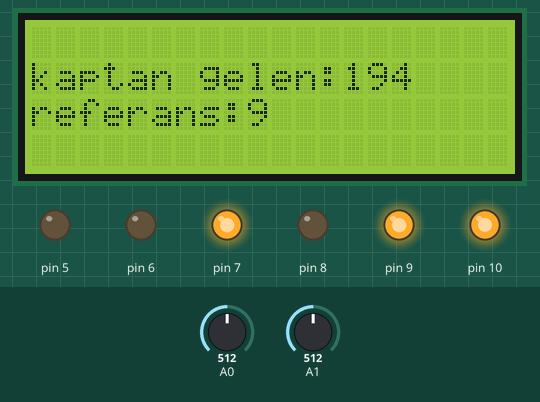
The sketch below on a simulated Arduino Uno, built with avr-gcc and run on an emulated ATmega328P. Shown: 20×4 character LCD, output pins drawn as LEDs (lit = HIGH). The inputs (shaded band) are chosen by the test bench; at power-on: A0 = 512, A1 = 512. What the sketch prints to the serial monitor is not drawn.

Above: at 1.2 s.
1.3 s: A0 set to 245
At 3.8 s:
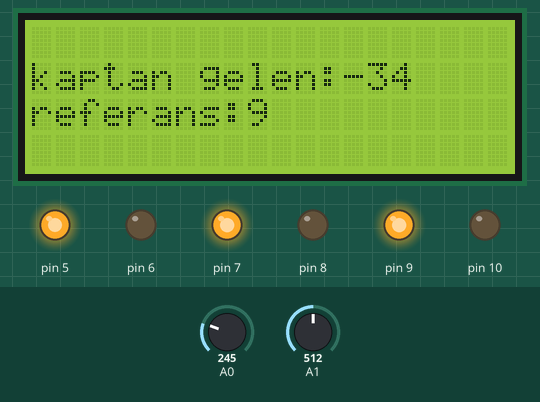
4.5 s: A1 set to 716
At 5.9 s:
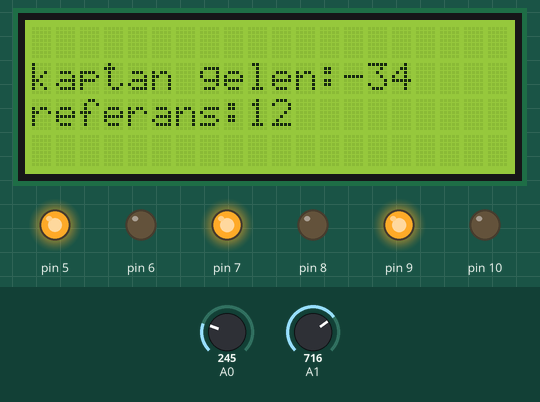
6.5 s: A0 set to 265
At 7.9 s:
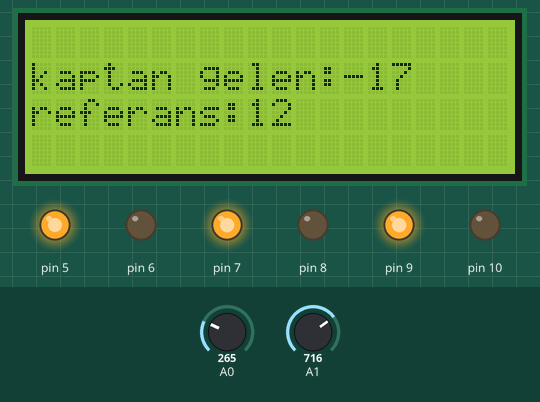
8.6 s: A1 set to 900
At 9.9 s:
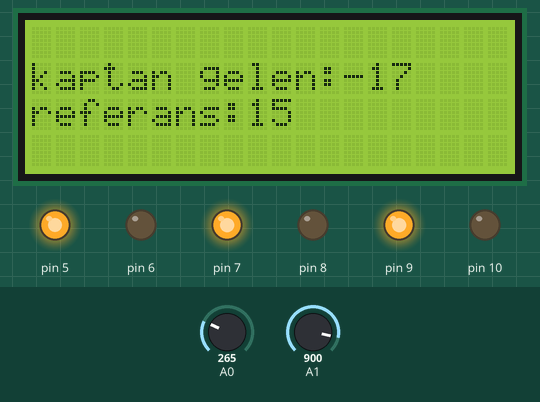
10.6 s: A0 set to 306
At 12.7 s:
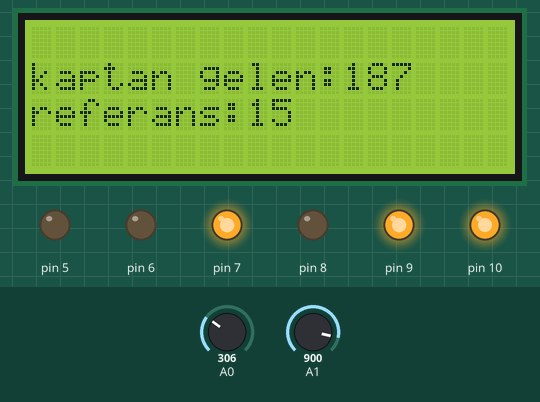
13.6 s: A1 set to 511
At 14.9 s:
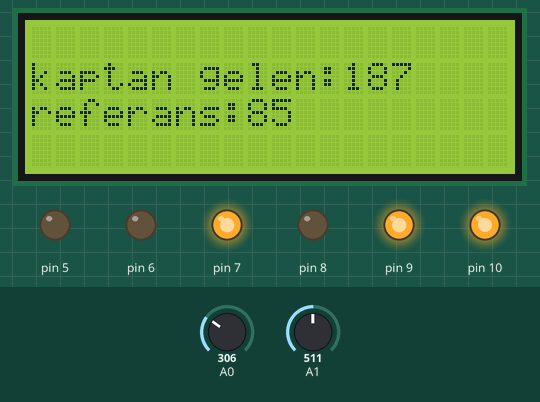
Timing chart, 0 to 16.6 s (numbered marks = the images above; inputs shaded):
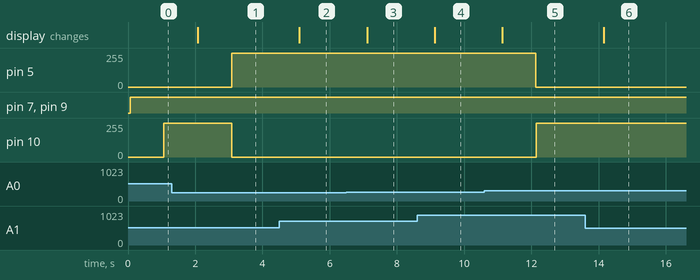

The sketch:

pidkontrol.ino
```cpp
int pot,denge,hata;
#include <LiquidCrystal.h>
const int rs = 30, en = 32, d4 = 34, d5 = 36, d6 = 38, d7 = 40;
LiquidCrystal lcd(rs, en, d4, d5, d6, d7);
void setup() {
  lcd.begin(20, 4);
  pinMode(5,OUTPUT);
  pinMode(6,OUTPUT);
  pinMode(7,OUTPUT);
  pinMode(8,OUTPUT);
  pinMode(9,OUTPUT);
  pinMode(10,OUTPUT);
  pinMode(A0,INPUT);
  pinMode(A1,INPUT);
  Serial.begin(9600);
}

void loop() {
digitalWrite(7,HIGH);
digitalWrite(9,HIGH);
pot=analogRead(A0);
denge=analogRead(A1);
denge=map(denge,0,1023,0,18);
pot=map(pot,285,306,0,18);
Serial.println(denge);
Serial.println(pot);
  lcd.setCursor(0,1);
  lcd.print("kaptan gelen:");
  lcd.print(pot);
  lcd.setCursor(0,2);
 lcd.print("referans:");
 lcd.print(denge);
delay(1000);
if(pot>denge)
{
    analogWrite(5,0);
    //delay(100);
  for(int i=0;i<255;i++)
  {
    analogWrite(10,i);
    //delay(10);
  }
}
else if(pot<denge){


    analogWrite(10,0);
  //  delay(100);
  for(int i=0;i<255;i++)
  {
    analogWrite(5,i);
   // delay(10);
  }
}
else if(pot==denge)
{
  analogWrite(5,0);
   analogWrite(10,0);
  }
}


     //for(hiz=0;hiz<=255;hiz++)//ayar
     //{

       //analogWrite(5,255);
       //delay(50);//ayar

    // }
    // for(hiz=0;hiz<=255;hiz++)//ayar
//{

       //analogWrite(10,255);
       //delay(5000);//ayar

     //}
      //denge1=analogWrite(A0);
      //for(hiz=255;hiz>=0;hiz--)//ayar
   // {
//        analogWrite(5,0);
       //delay(50);//ayar
    // }
//for(hiz=255;hiz>=0;hiz--)//ayar
   // {
        //analogWrite(10,0);
      // delay(5000);//ayar
   //  }
        //do{
        //  denge2=analogWrite(A0);
         // analogWrite(yan,denge1-denge2);
          //delay(100);
          //}
          //while(denge2<=denge1)

 //analogWrite(ana,25);
 //delay(100);
```

Measured:
- after the input at 1.3 s, pin 5: 0/255 → 254/255 after 1.8 s; pin 10: 254/255 → 0/255 after 1.8 s; the display: changes after 0.78 s (image 1)
- after the input at 4.5 s, the display: changes after 0.60 s (image 2)
- after the input at 6.5 s, the display: changes after 0.61 s (image 3)
- after the input at 8.6 s, the display: changes after 0.52 s (image 4)
- after the input at 10.6 s, pin 5: 254/255 → 0/255 after 1.5 s; pin 10: 0/255 → 254/255 after 1.5 s; the display: changes after 0.54 s (image 5)
- after the input at 13.6 s, the display: changes after 0.56 s (image 6)
